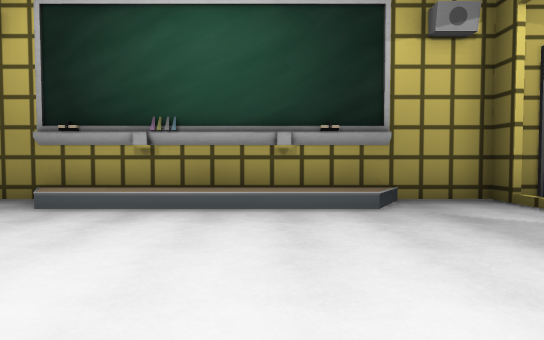
view 1 (above)

14 first-person views from a walk through a Unity game level. The camera is 1.4 m above the floor, tilts 2° down and sees 80° across. The floor is counted in squares, 2 m on a side. Each view is taken from the middle of a square. On the plan, view 1 faces up. The plan holds only what a view shows up to about 10 squares ahead; the rest is blank. The place goes on beyond the plan. The player character is not drawn. Door leaves are left out, so doorways stand open. Some surface patterns are stand-ins.

view 2
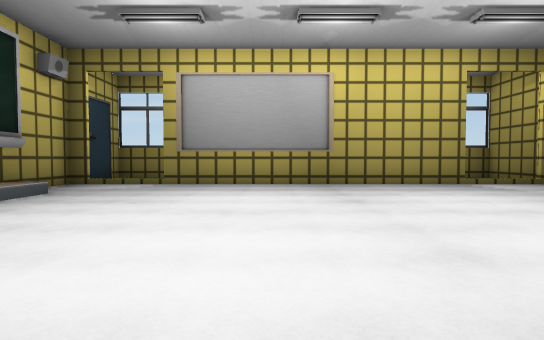

view 3
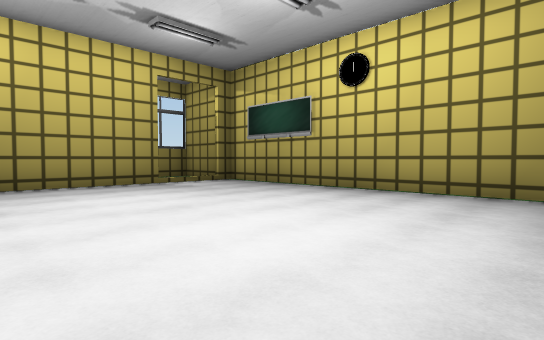

view 4
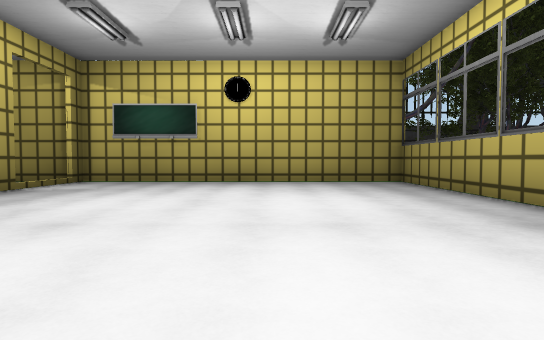

view 5
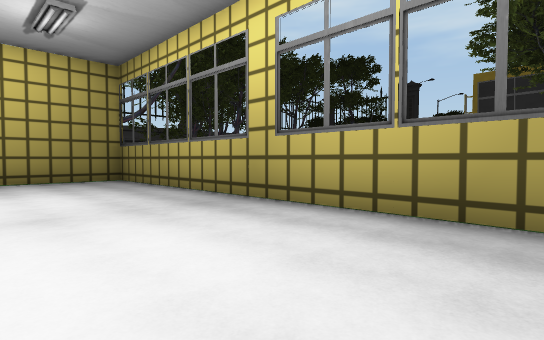

view 6
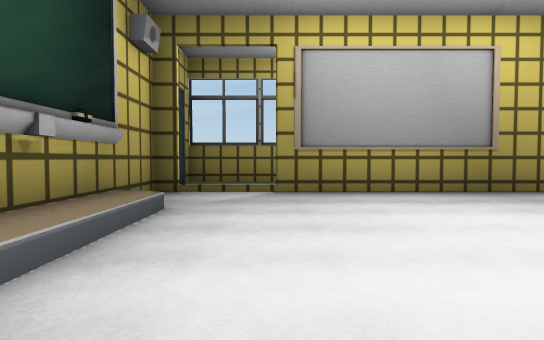

view 7
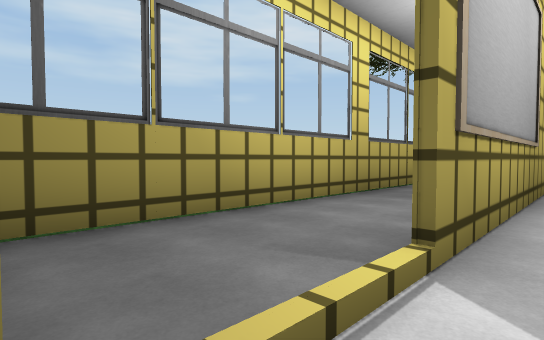

view 8
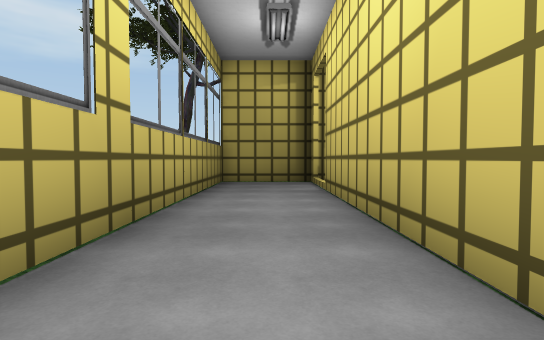

view 9
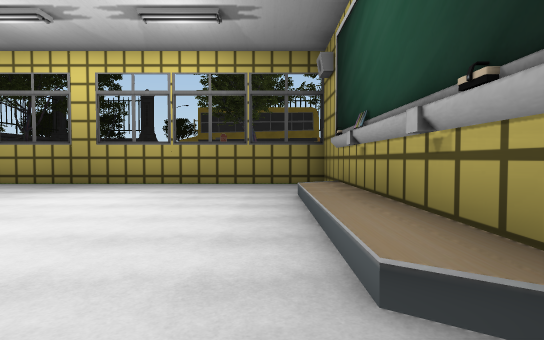

view 10
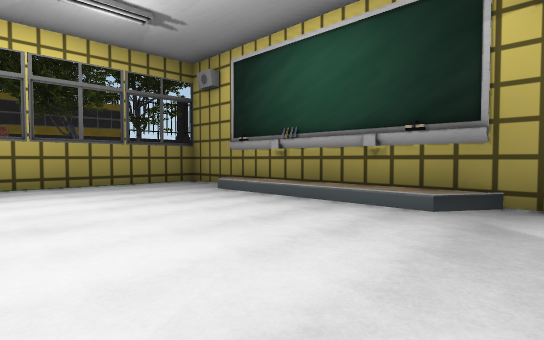

view 11
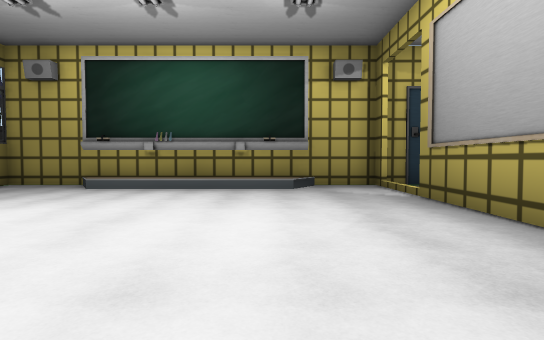

view 12
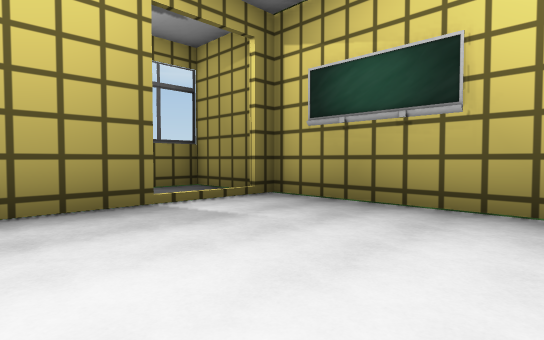

view 13
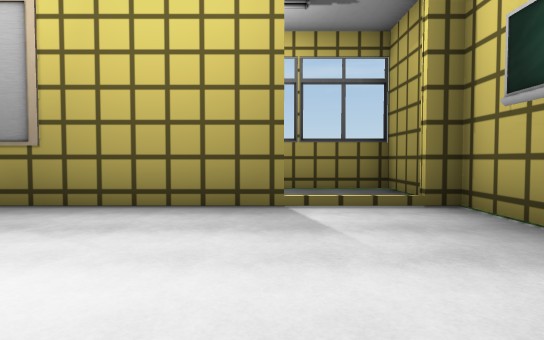

view 14
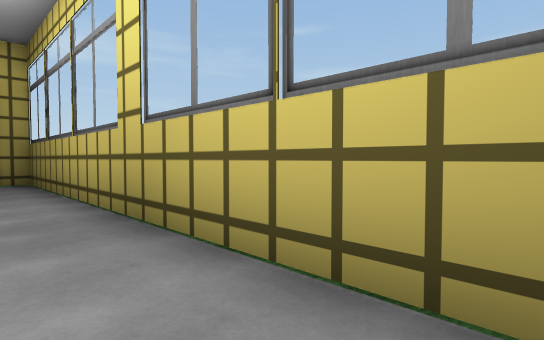

### Floor plan
Key: @ floor where view 1 was taken; # wall or solid block; . main floor; : floor 0.5 m higher than the main floor; / step, stairs or slope; D open door.
Columns run from 6 left of view 1 to 7 right of it. Each row starts with its distance up from view 1.
  6 ##############
  5 #./:::::/.D..#
  4 #.........D..#
  3 #.........D..#
  2 #.........#..#
  1 #.........#..#
  0 #.....@...#..#
 -1 #.........#..#
 -2 #.........#..#
 -3 #.........#..#
 -4 #.........#..#
 -5 #.........#..#
 -6 #.........D..#
 -7 #.........D..#
 -8 ##############

Where each view was taken, in squares from view 1:
view 1: 0 up, 0 right, facing up
view 2: 0 up, 5 left, facing right
view 3: 1 down, 5 left, facing down-right
view 4: 2 up, 2 left, facing down
view 5: 3 up, 2 left, facing down-left
view 6: 3 up, 3 left, facing right
view 7: 5 up, 3 right, facing down-right
view 8: 2 up, 5 right, facing down
view 9: 4 up, 3 right, facing left
view 10: 0 up, 3 right, facing up-left
view 11: 3 down, 1 right, facing up
view 12: 3 down, 1 left, facing down-right
view 13: 5 down, 1 left, facing right
view 14: 5 down, 5 right, facing up-right
